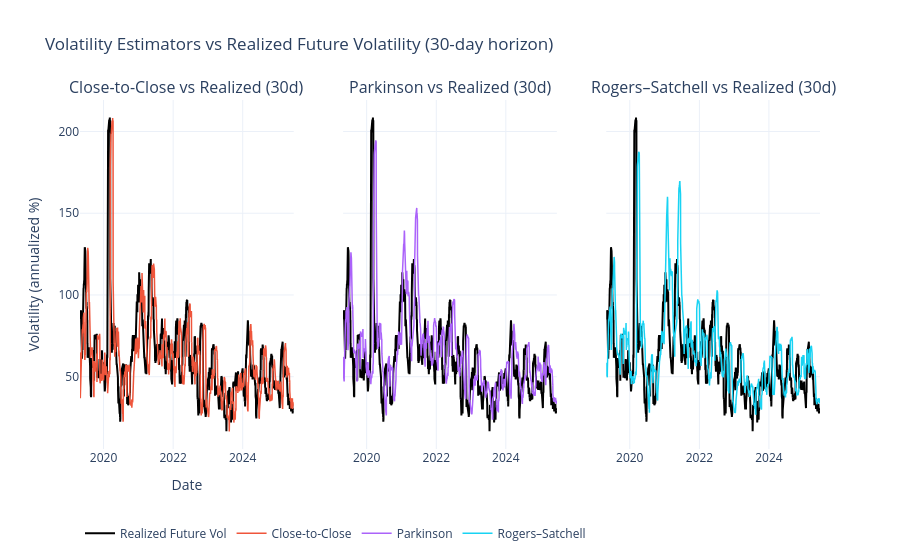

The code cell stored with this chart in its notebook:
### Code cell
# Parameters
horizon = 30  # forecast horizon in days

# Benchmark: realized future volatility (forward-looking)
rv_future = realized_future_vol(df, h=horizon, freq="daily", percent=True)

# Estimators (backward-looking)
rv_close = close_to_close_vol(df, window=horizon, freq="daily")
rv_pk    = parkinson_vol(df, window=horizon)
rv_rs    = rs_vol(df, window=horizon)

# Combine for alignment
df_compare = (
    pd.concat([rv_future, rv_close, rv_pk, rv_rs], axis=1)
    .dropna()
    .rename(columns={
        rv_future.name: "Realized Future Vol",
        rv_close.name: "Close-to-Close",
        rv_pk.name: "Parkinson",
        rv_rs.name: "Rogers–Satchell"
    })
)

# Create subplots
fig = make_subplots(
    rows=1, cols=3, shared_yaxes=True,
    subplot_titles=(
        f"Close-to-Close vs Realized ({horizon}d)",
        f"Parkinson vs Realized ({horizon}d)",
        f"Rogers–Satchell vs Realized ({horizon}d)"
    )
)

# --- Subplot 1: Close-to-Close ---
fig.add_trace(go.Scatter(
    x=df_compare.index, y=df_compare["Realized Future Vol"],
    mode="lines", name="Realized Future Vol",
    line=dict(color="black", width=2)
), row=1, col=1)

fig.add_trace(go.Scatter(
    x=df_compare.index, y=df_compare["Close-to-Close"],
    mode="lines", name="Close-to-Close",
    line=dict(width=1.5)
), row=1, col=1)

# --- Subplot 2: Parkinson ---
fig.add_trace(go.Scatter(
    x=df_compare.index, y=df_compare["Realized Future Vol"],
    mode="lines", showlegend=False,
    line=dict(color="black", width=2)
), row=1, col=2)

fig.add_trace(go.Scatter(
    x=df_compare.index, y=df_compare["Parkinson"],
    mode="lines", name="Parkinson",
    line=dict(width=1.5)
), row=1, col=2)

# --- Subplot 3: Rogers–Satchell ---
fig.add_trace(go.Scatter(
    x=df_compare.index, y=df_compare["Realized Future Vol"],
    mode="lines", showlegend=False,
    line=dict(color="black", width=2)
), row=1, col=3)

fig.add_trace(go.Scatter(
    x=df_compare.index, y=df_compare["Rogers–Satchell"],
    mode="lines", name="Rogers–Satchell",
    line=dict(width=1.5)
), row=1, col=3)

# Layout
fig.update_layout(
    title=f"Volatility Estimators vs Realized Future Volatility ({horizon}-day horizon)",
    yaxis_title="Volatility (annualized %)",
    xaxis_title="Date",
    template="plotly_white",
    legend=dict(orientation="h", x=0, y=-0.2)
)

fig.show()

### Figure 1 — Plotly figure (JSON) as saved in the notebook; plotly's stock layout.template omitted (floating-point values rounded to 4 significant figures; data arrays with more than 128 entries replaced by an {"elided": "..."} marker saying what was removed)
{"data": [{"line": {"color": "black", "width": 2}, "mode": "lines", "name": "Realized Future Vol", "type": "scatter", "x": {"elided": "2245 str values"}, "xaxis": "x", "y": {"elided": "2245 float values"}, "yaxis": "y"}, {"line": {"width": 1.5}, "mode": "lines", "name": "Close-to-Close", "type": "scatter", "x": {"elided": "2245 str values"}, "xaxis": "x", "y": {"elided": "2245 float values"}, "yaxis": "y"}, {"line": {"color": "black", "width": 2}, "mode": "lines", "showlegend": false, "type": "scatter", "x": {"elided": "2245 str values"}, "xaxis": "x2", "y": {"elided": "2245 float values"}, "yaxis": "y2"}, {"line": {"width": 1.5}, "mode": "lines", "name": "Parkinson", "type": "scatter", "x": {"elided": "2245 str values"}, "xaxis": "x2", "y": {"elided": "2245 float values"}, "yaxis": "y2"}, {"line": {"color": "black", "width": 2}, "mode": "lines", "showlegend": false, "type": "scatter", "x": {"elided": "2245 str values"}, "xaxis": "x3", "y": {"elided": "2245 float values"}, "yaxis": "y3"}, {"line": {"width": 1.5}, "mode": "lines", "name": "Rogers–Satchell", "type": "scatter", "x": {"elided": "2245 str values"}, "xaxis": "x3", "y": {"elided": "2245 float values"}, "yaxis": "y3"}], "layout": {"annotations": [{"font": {"size": 16}, "showarrow": false, "text": "Close-to-Close vs Realized (30d)", "x": 0.1444, "xanchor": "center", "xref": "paper", "y": 1, "yanchor": "bottom", "yref": "paper"}, {"font": {"size": 16}, "showarrow": false, "text": "Parkinson vs Realized (30d)", "x": 0.5, "xanchor": "center", "xref": "paper", "y": 1, "yanchor": "bottom", "yref": "paper"}, {"font": {"size": 16}, "showarrow": false, "text": "Rogers–Satchell vs Realized (30d)", "x": 0.8556, "xanchor": "center", "xref": "paper", "y": 1, "yanchor": "bottom", "yref": "paper"}], "legend": {"orientation": "h", "x": 0, "y": -0.2}, "title": {"text": "Volatility Estimators vs Realized Future Volatility (30-day horizon)"}, "xaxis": {"anchor": "y", "domain": [0, 0.2889], "title": {"text": "Date"}}, "xaxis2": {"anchor": "y2", "domain": [0.3556, 0.6444]}, "xaxis3": {"anchor": "y3", "domain": [0.7111, 1]}, "yaxis": {"anchor": "x", "domain": [0, 1], "title": {"text": "Volatility (annualized %)"}}, "yaxis2": {"anchor": "x2", "domain": [0, 1], "matches": "y", "showticklabels": false}, "yaxis3": {"anchor": "x3", "domain": [0, 1], "matches": "y", "showticklabels": false}}}
